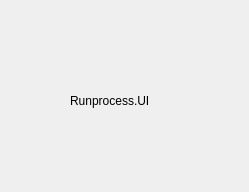
<?xml version="1.0" encoding="UTF-8"?>
<ui version="4.0">
 <class>Runprocess</class>
 <widget class="QWidget" name="Runprocess">
  <property name="geometry">
   <rect>
    <x>0</x>
    <y>0</y>
    <width>249</width>
    <height>192</height>
   </rect>
  </property>
  <property name="windowTitle">
   <string>Form</string>
  </property>
  <widget class="QLabel" name="label">
   <property name="geometry">
    <rect>
     <x>70</x>
     <y>80</y>
     <width>111</width>
     <height>41</height>
    </rect>
   </property>
   <property name="text">
    <string>Runprocess.UI</string>
   </property>
  </widget>
 </widget>
 <resources/>
 <connections/>
</ui>
